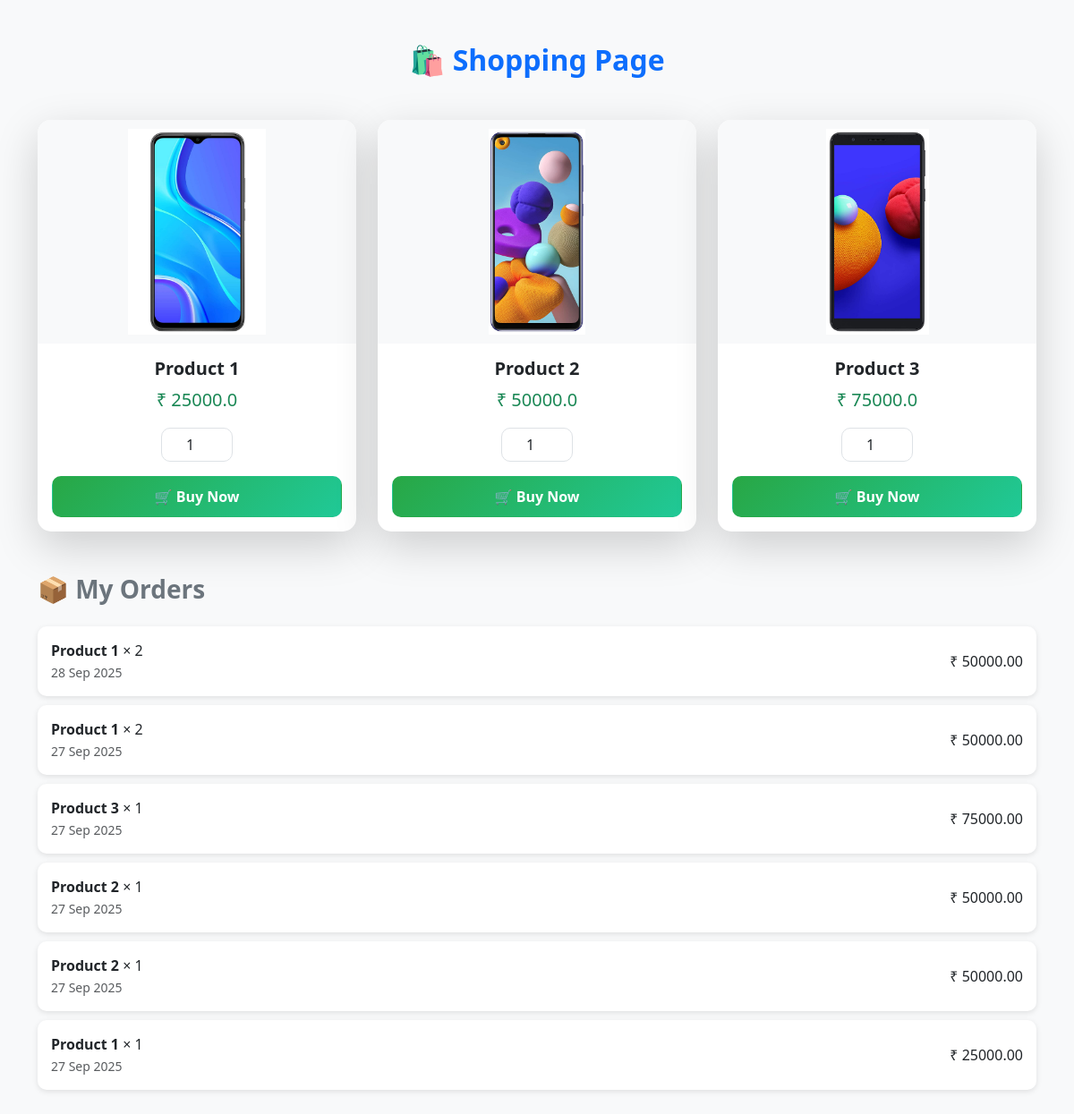
The app's page /product/ with its own data.
### app/models.py (models this page shows, shortened)
class Product(models.Model):
    title = models.CharField(max_length=50)
    description = models.TextField(max_length=200)
    selling_price = models.FloatField()
    image = models.ImageField(upload_to='productimg')

class OrderProduct(models.Model):
    product = models.ForeignKey(Product, on_delete=models.CASCADE)
    quantity = models.PositiveIntegerField()
    total_price = models.DecimalField(max_digits=10, decimal_places=2)
    created_at = models.DateTimeField(auto_now_add=True)

### app/views.py (the view)
# urls.py: path('product/',ProductView.as_view(),name='product-list'),
class ProductView(ListView):
    model = Product
    template_name = "app/product_list.html"
    context_object_name = "products"
    def get_context_data(self, **kwargs):
        context = super().get_context_data(**kwargs)
        context['orders'] = OrderProduct.objects.all().order_by('-id')  # latest orders first
        return context

### app/templates/app/product_list.html (shortened to what this page needs)
<!DOCTYPE html>
<html lang="en">
  <head>
    <link href="https://cdn.jsdelivr.net/npm/bootstrap@5.3.2/dist/css/bootstrap.min.css" rel="stylesheet" />
  </head>
  <body>
    <div class="container my-5">
      <h2 class="text-center mb-5 fw-bold text-primary">🛍️ Shopping Page</h2>
      <div class="row g-4 mb-5">
        {% for product in products %}
          <div class="col-md-4">
            <div class="card product-card shadow-lg border-0 h-100">
              <img src="{{ product.image.url }}" class="card-img-top product-img" alt="{{ product.title }}" />
              <div class="card-body text-center d-flex flex-column">
                <h5 class="card-title fw-bold text-dark">{{ product.title }}</h5>
                <p class="card-text text-success fs-5">₹ {{ product.selling_price }}</p>
                <form method="post" action="{% url 'buy_product' product.id %}" class="mt-auto">
                  <div class="d-flex justify-content-center align-items-center mb-3">
                    <input type="number" name="quantity" min="1" value="1" class="form-control text-center quantity-input" />
                  </div>
                  <button type="submit" class="btn btn-gradient w-100">🛒 Buy Now</button>
                </form>
              </div>
            </div>
          </div>
        {% empty %}
          <p class="text-center text-muted">No products available.</p>
        {% endfor %}
      </div>
      <h3 class="mb-4 fw-bold text-secondary">📦 My Orders</h3>
      {% if orders %}
        {% for order in orders %}
          <div class="order-card d-flex justify-content-between align-items-center">
            <div>
              <strong>{{ order.product.title }}</strong> × {{ order.quantity }}<br/>
              <small class="text-muted">{{ order.created_at|date:"d M Y" }}</small>
            </div>
            <div>₹ {{ order.total_price }}</div>
          </div>
        {% endfor %}
      {% else %}
        <p class="text-muted">No orders yet.</p>
      {% endif %}
    </div>
  </body>
</html>

### app/templates/app/product_list.html (style rules this page uses)
body { background: #f8f9fa; font-family: 'Segoe UI', Tahoma, Geneva, Verdana, sans-serif; }
.product-card { transition: transform 0.3s, box-shadow 0.3s; border-radius: 15px; overflow: hidden; }
.product-img { width: 100%; height: 250px; object-fit: contain; background-color: #f8f9fa; padding: 10px; }
.quantity-input { width: 80px; border-radius: 10px; }
.btn-gradient { background: linear-gradient(135deg, #28a745, #20c997); color: white; font-weight: 600; border-radius: 10px; padding: 10px; transition: all 0.3s ease-in-out; }
.order-card { border-radius:10px; padding:15px; margin-bottom:10px; background:#fff; box-shadow:0 2px 6px rgba(0,0,0,0.1); }

### records on screen
Product: image (picture), title "Product 1", selling_price "25000.0"
Product: image (picture), title "Product 2", selling_price "50000.0"
Product: image (picture), title "Product 3", selling_price "75000.0"
OrderProduct: product "Product 1", quantity "2", created_at "28 Sep 2025", total_price "50000.00"
OrderProduct: product "Product 1", quantity "2", created_at "27 Sep 2025", total_price "50000.00"
OrderProduct: product "Product 3", quantity "1", created_at "27 Sep 2025", total_price "75000.00"
OrderProduct: product "Product 2", quantity "1", created_at "27 Sep 2025", total_price "50000.00"
OrderProduct: product "Product 2", quantity "1", created_at "27 Sep 2025", total_price "50000.00"
OrderProduct: product "Product 1", quantity "1", created_at "27 Sep 2025", total_price "25000.00"
